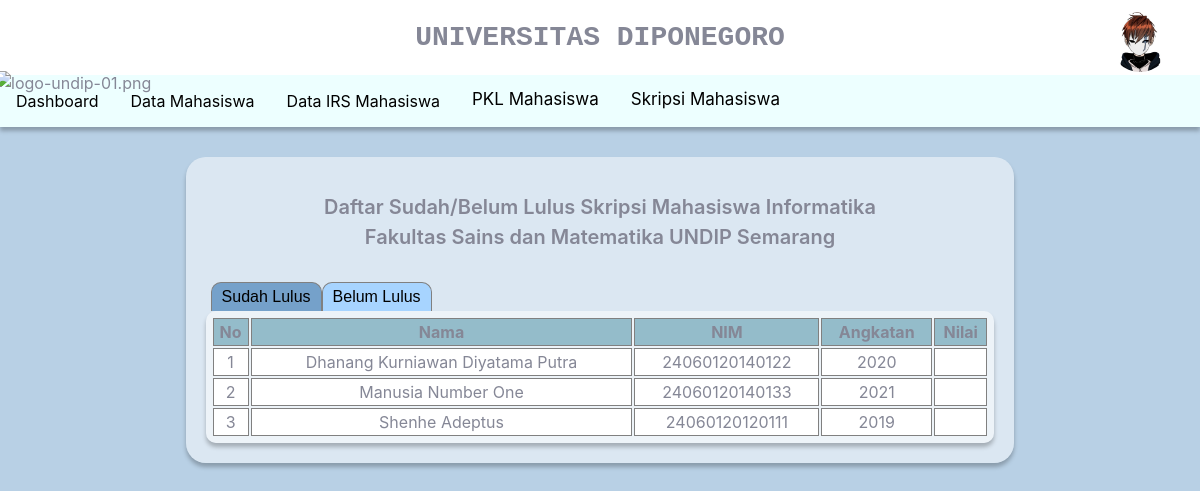
Page /dosen/data_skripsi/daftar_lulus_skripsi.php?username=faishal (signed in) on the committed database.
### tables this page shows
CREATE TABLE `mahasiswa` (
  `mahasiswa_id` int(10) NOT NULL,
  `nim` varchar(20) NOT NULL,
  `kode_wali` varchar(50) NOT NULL,
  `nama` varchar(50) NOT NULL,
  `alamat` varchar(50) NOT NULL,
  `kota` varchar(50) NOT NULL,
  `provinsi` varchar(50) NOT NULL,
  `angkatan` varchar(50) NOT NULL,
  `email` varchar(50) NOT NULL,
  `no_tlp` varchar(20) NOT NULL,
  `status` varchar(30) NOT NULL,
  `prodi` varchar(50) NOT NULL,
  `fakultas` varchar(50) NOT NULL,
  `username` varchar(50) NOT NULL,
  `irs_id` int(11) DEFAULT NULL,
  `khs_id` int(11) DEFAULT NULL,
  `skripsi_id` int(11) DEFAULT NULL,
  `pkl_id` int(11) DEFAULT NULL
);

CREATE TABLE `skripsi` (
  `skripsi_id` int(11) NOT NULL,
  `status_skripsi` varchar(50) NOT NULL,
  `tgl_lulus` date DEFAULT NULL,
  `lama_studi` int(20) DEFAULT NULL,
  `nilai_skripsi` int(11) DEFAULT NULL,
  `nim` varchar(50) NOT NULL
);

### dosen/data_skripsi/daftar_lulus_skripsi.php (the view, shortened to what this page needs)
<!DOCTYPE html>
<html lang="en">
<head>
    <link rel="stylesheet" href="../../aset/css/style.css">
    <?php
    require_once('../../db_login.php');
    $username = $_GET['username'];
    ?>
</head>
<body>
<div class="top">
        <div class="logo_undip">
            <img src="../../aset/img/PPL/logo-undip-01.png" alt="logo-undip-01.png">
        </div>
        <div class="ddaction">
            <div class="ddprofile" onclick="menuToggle();">
                <img src="../../aset/img/PPL/note.jpg" style="width:60px;height:auto; border-radius:50%;">
            </div>
        </div>
        <div class="text">UNIVERSITAS DIPONEGORO</div>
    </div>
    <div class="bar">
        <div class="navbar">
            <a href="../dashboard_dosen.php?username=<?=$username?>">Dashboard</a>
            <a href="../data_mhs.php?username=<?=$username?>">Data Mahasiswa</a>
            <a href="../verif_irs.php?username=<?=$username?>">Data IRS Mahasiswa</a>
            <div class="dropdown">
                <button class="dropbtn">PKL Mahasiswa</button>
            </div>
            <div class="dropdown">
                <button class="dropbtn">Skripsi Mahasiswa</button>
            </div>
        </div>
    </div>
    <div class="isi">
        <div class="bgdosen isi-bgmhs">
            <div style="text-align:center; font-size:20px;font-weight:600; margin: 15px auto;">
                Daftar Sudah/Belum Lulus Skripsi Mahasiswa Informatika <br>
                Fakultas Sains dan Matematika UNDIP Semarang
            </div>
            <div class="tab_kelulusan">
                <div class="tab_lulus">
                    <form>
                        <input type="button" onclick="window.location.href='daftar_lulus_skripsi.php?username=<?=$username?>'" style ="background-color:#75a1ca;"value="Sudah Lulus" />
                    </form>
                </div>
                <div class="tab_belum">
                    <form>
                        <input type="button" onclick="window.location.href='daftar_belum_lulus_skripsi.php?username=<?=$username?>'" style="background-color:#a7d4ff;" value="Belum Lulus" />
                    </form>
                </div>
            </div>
            <div class="isi-data-mhs" style="margin-top:0px;    ">
                <table>
                    <tr>
                        <th>No</th>
                        <th>Nama</th>
                        <th>NIM</th>
                        <th>Angkatan</th>
                        <th>Nilai</th>
                    </tr>
                    <?php
                        $query = "SELECT user.username, dosen.*, mahasiswa.*, skripsi.* FROM user JOIN dosen ON user.username = dosen.username JOIN mahasiswa ON mahasiswa.kode_wali = dosen.kode_wali JOIN skripsi ON skripsi.skripsi_id = mahasiswa.skripsi_id WHERE user.username = '$username'";
                        $sql_ppl= mysqli_query($db, $query) or die (mysqli_error($db));
                        $i=1;
                        while ($data = mysqli_fetch_array($sql_ppl)) :
                        ?>
                        <tr>
                            <td><?= $i ?></td>
                            <td><?=$data['nama']?></td>
                            <td><?=$data['nim']?></td>
                            <td><?=$data['angkatan']?></td>
                            <td><?=$data['nilai_skripsi']?></td>
                        </tr>
                    <?php
                    $i++;
                    endwhile;
                    ?>
                </table>
            </div>
        </div>
    </div>
</body>
</html>

### aset/css/style.css (style rules this page uses)
:root { --blue: #4e73df; --indigo: #6610f2; --purple: #6f42c1; --pink: #e83e8c; --red: #e74a3b; --orange: #fd7e14; --yellow: #f6c23e; --green: #1cc88a; --teal: #20c9a6; --cyan: #36b9cc; --white: #fff; --gray: #858796; --gray-dark: #5a5c69; --primary: #4e73df; --secondary: #858796; --success: #1cc88a; --info: #36b9cc; --warning: #f6c23e; --danger: #e74a3b; --light: #f8f9fc; --dark: #5a5c69; --breakpoint-xs: 0; --breakpoint-sm: 576px; --breakpoint-md: 768px; --breakpoint-lg: 992px; --breakpoint-xl: 1200px; --font-family-sans-serif: "Nunito", -apple-system, BlinkMacSystemFont, "Segoe UI", Roboto, "Helvetica Neue", Arial, sans-serif, "Apple Color Emoji", "Segoe UI Emoji", "Segoe UI Symbol", "Noto Color Emoji"; --font-family-monospace: SFMono-Regular, Menlo, Monaco, Consolas, "Liberation Mono", "Courier New", monospace; }
*, *::before, *::after { box-sizing: border-box; }
body { background-color: #B8D0E5; font-family: "Nunito", -apple-system, BlinkMacSystemFont, "Segoe UI", Roboto, "Helvetica Neue", Arial, sans-serif, "Apple Color Emoji", "Segoe UI Emoji", "Segoe UI Symbol", "Noto Color Emoji"; font-size: 1rem; font-weight: 400; line-height: 1.5; color: #858796; text-align: left; }
.top { position: relative; align-items:flex-end; display: flex; height: 75px; margin-top: -8px; margin-left: -8px; margin-right: -8px; background-color: #fff; }
.logo_undip { margin-left:-5px; margin-right:auto; position: relative; top: 20px; }
.logo_undip img { height: 110px; width: auto; }
.text { position: absolute; width: auto; height: auto; right: 0px; left: 0px; top: 0px; text-align: center; font-weight: 700; font-size: 28px; font-family: 'Courier New', Courier, monospace; line-height: 75px; }
.bar { margin-top: 0px; margin-left: -8px; margin-right: -8px; width: auto; right:0px; left:0px; }
.navbar { overflow: hidden; background-color:#EDFFFF ; box-shadow: 0px 4px 4px rgba(0, 0, 0, 0.25); display: inherit; }
.navbar a { float: left; font-size: 16px; color: black; text-align: center; padding: 14px 16px; text-decoration: none; }
.dropdown { float: left; overflow: hidden; }
.dropdown .dropbtn { font-size: 17px; border: none; outline: none; padding: 14px 16px; background-color: inherit; font-family: inherit; margin: 0; }
.ddaction { position:absolute; top: 12px; right:30px; z-index: 1000; }
.ddaction .ddprofile { position:relative; width:60px; height:60px; cursor: pointer; }
.ddaction .ddprofile img { position:absolute; top: 0; left: 0; width:100%; height:100%; object-fit: cover; }
.bgdosen { background: rgba(255, 255, 255, 0.5); box-shadow: 0px 4px 4px rgba(0, 0, 0, 0.25); border-radius: 20px; }
.isi-bgmhs { width:70%; height:fit-content; margin:30px auto; padding:20px; }
.isi-data-mhs { width:100%; margin:0 auto; margin-top:40px; }
.isi-data-mhs table { width:100%; text-align: center; padding:5px; background: rgba(255, 255, 255, 0.5); box-shadow: 0px 4px 4px rgba(0, 0, 0, 0.25); border-radius: 10px; }
.isi-data-mhs table tr th { background: rgb(148, 188, 202); border: 0.5px solid grey; }
.isi-data-mhs table tr td { background: rgb(255 255 255); border: 0.5px solid grey; }
.tab_kelulusan { display:flex; text-align: center; margin-top:30px; margin-left:5px; }
.tab_kelulusan input[type="button"] { width: fit-content; height: fit-content; font-size: 16px; padding: 5px 10px; border: 0.5px solid grey; border-bottom: none; border-top-left-radius: 10px; border-top-right-radius: 10px; }

### rows in the picture
mahasiswa: nama "Dhanang Kurniawan Diyatama Putra", skripsi.nim "24060120140122", angkatan "2020"
mahasiswa: nama "Manusia Number One", skripsi.nim "24060120140133", angkatan "2021"
mahasiswa: nama "Shenhe Adeptus", skripsi.nim "24060120120111", angkatan "2019"
